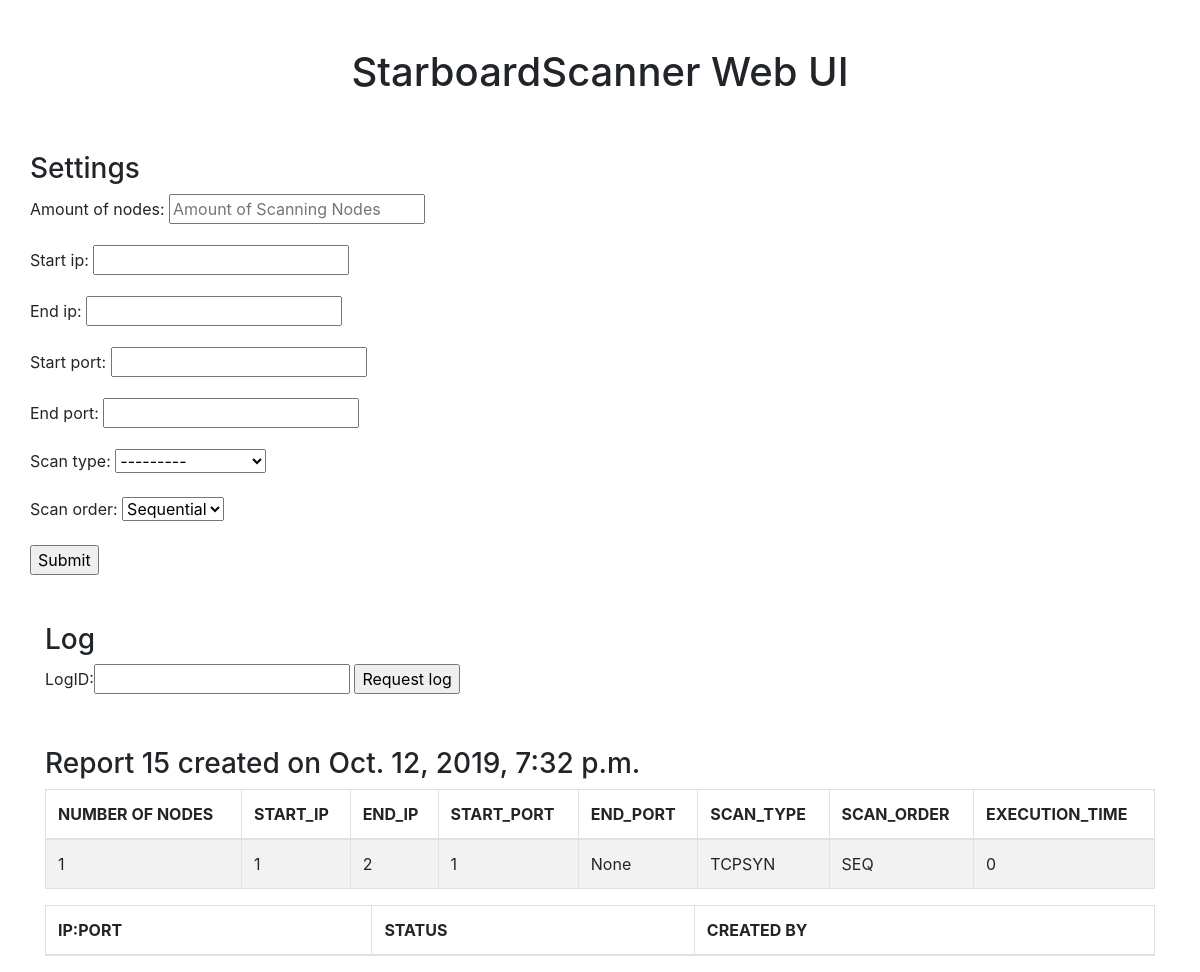
/sb/, run on an earlier commit of the app's database.
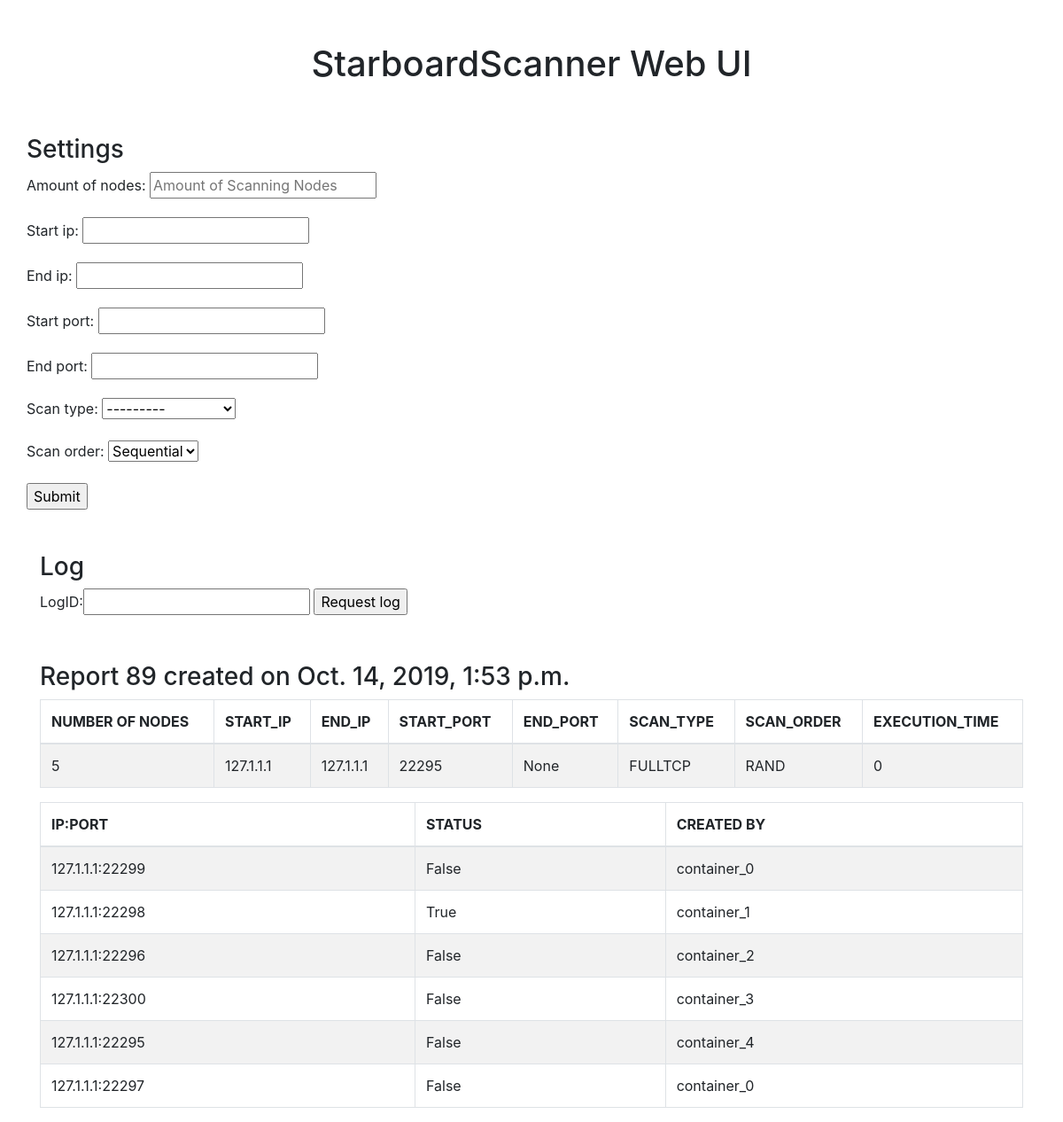
And on a later commit of the database.
### starboardscanner_app/models.py (models this page shows, shortened)
class Report(models.Model):
    SCAN_TYPE_CHOICES = (
        ('ALIVE', 'Is-Alive'),
        ('FULLTCP', 'Full TCP connect'),
        ('TCPSYN', 'TCP SYN'),
        ('TCPFIN', 'TCP FIN'),
    )
    SCAN_ORDER_CHOICES = (
        ('SEQ', 'Sequential'),
        ('RAND', 'Random'),
    )
    amount_of_nodes = models.IntegerField()
    start_ip = models.CharField(max_length=39)  # max length of ip6 address stored as string
    end_ip = models.CharField(max_length=39)  # max length of ip6 address stored as string
    start_port = models.IntegerField(null=True)
    end_port = models.IntegerField(null=True)
    date_created = models.DateTimeField(auto_now_add=True)
    scan_type = models.CharField(
        max_length=7,
        choices=SCAN_TYPE_CHOICES,
    )
    scan_order = models.CharField(
        max_length=4,
        choices=SCAN_ORDER_CHOICES,
        default='SEQ'
    )
    execution_time = models.IntegerField(default=0)

class Record(models.Model):
    ip_port = models.CharField(max_length=50)
    status = models.CharField(max_length=50)
    created_by = models.CharField(max_length=50)
    date_added = models.DateTimeField(auto_now_add=True)
    report_id = models.ForeignKey(Report, related_name='records', on_delete=models.CASCADE)

### starboardscanner_app/views.py (the view)
# urls.py: 2. Add a URL to urlpatterns:  path('', views.home, name='home')
@ensure_csrf_cookie
def home(request):
    if request.method == 'POST':
        if request.POST.get("request_log_btn"):
            form = LogForm(request.POST)
            if form.is_valid():
                print('requesting log')
                print(form.cleaned_data['logID'])
                if form.cleaned_data['logID'] > Report.objects.last().pk:
                    report_id = Report.objects.last().pk
                else:
                    report_id = form.cleaned_data['logID']
                context = {'report': Report.objects.get(pk=report_id), 'form_logID': LogForm(), 'form_input':ReportForm()}
                return render(request, 'starboardscanner_app/starboardscanner_app.html', context)
        elif request.POST.get("execute_job_btn"):
            form = ReportForm(request.POST)
            if form.is_valid():
                print("Submit button clicked")
                amount_of_nodes = form.cleaned_data['amount_of_nodes']
                start_ip = form.cleaned_data['start_ip']
                end_ip = form.cleaned_data['end_ip']
                start_port = form.cleaned_data['start_port']
                end_port = form.cleaned_data['end_port']
                scan_type = form.cleaned_data['scan_type']
                scan_order = form.cleaned_data['scan_order']
                current_report = Report(amount_of_nodes=amount_of_nodes, start_ip=start_ip, end_ip=end_ip,
                                        start_port=start_port,
                                        scan_type=scan_type, scan_order=scan_order)
                current_report.save()
                containers_dict_send = {}
                containers_dict_diff = {}
                os.chdir(os.path.abspath(os.path.dirname(__file__)))
                os.chdir('..')
                os.chdir('network')
                for i in range(amount_of_nodes):
                    containers_dict_send[f'container_{i}'] = 0
                    containers_dict_diff[f'container_{i}'] = 0
                job_list = []
                start_ip_end = [int(x) for x in map(str.strip, start_ip.split('.')) if x][-1]
                end_ip_end = [int(x) for x in map(str.strip, end_ip.split('.')) if x][-1]
                for ip in range(start_ip_end, end_ip_end + 1):
                    for port in range(start_port, end_port + 1):
                        curr_ip_port = start_ip[:-len(str(start_ip_end))] + str(ip) + ":" + str(port)
                        job_list.append(curr_ip_port)
                if scan_order is 'Random' or 'RAND':
                    print(scan_order)
                    random.shuffle(job_list)
                start_time_job = time.process_time()
                c=0
                for job in job_list:
                    for key, value in containers_dict_send.items():
                        received_cnt = Record.objects.filter(created_by=key).count()
                        containers_dict_diff[key] = containers_dict_send[key] - received_cnt
                    container = min(containers_dict_send, key=containers_dict_send.get)
                    containers_dict_send[container] += 1
                    job = {
                        'ip_port': job,
                        'scan_type': scan_type,
                        'report_id': Report.objects.last().pk,
                    }
                    print(job)
                    job_endpoint_of_flask_scanningnode = f'http://127.0.0.1:{30000+c%int(amount_of_nodes)}'
                    c+=1
                    res = requests.post(job_endpoint_of_flask_scanningnode, json=job)
                end_time_job = time.process_time()
                Report.objects.filter(pk=Report.objects.last().pk).update(execution_time=(end_time_job - start_time_job))
                context = {'report': Report.objects.last(), 'form_logID': LogForm(), 'form_input': ReportForm()}
                return render(request, 'starboardscanner_app/starboardscanner_app.html', context)
    else:
        print("rendering latest report")
        context = {'report': Report.objects.last(), 'form_logID': LogForm(),
                   'form_input': ReportForm()}
        return render(request, 'starboardscanner_app/starboardscanner_app.html', context)

### starboardscanner_app/forms.py
class LogForm(forms.Form):
    logID = forms.IntegerField(label='LogID')

class ReportForm(ModelForm):
    class Meta:
        model = Report
        fields = ['amount_of_nodes', 'start_ip', 'end_ip', 'start_port', 'end_port', 'scan_type', 'scan_order']
        widgets = {
            'amount_of_nodes': TextInput(attrs={'placeholder': 'Amount of Scanning Nodes'}),
        }

### starboardscanner_app/templates/starboardscanner_app/starboardscanner_app.html (shortened to what this page needs)
{% extends "starboardscanner_app/base.html" %}
{% block starboardscanner_dashboard %}
    <div class="container">
        <div class="row">
          <div class="col-lg-12 text-center">
            <h1 class="mt-5">StarboardScanner Web UI</h1>
          </div>
        </div>
    </div>
    <div class="container">
        <div class="row">
            <div class="col-xs-6">
                 <div class="container">
                     <div class="row">
                         <div>
                             <div>
                                 <h3 class="mt-5">Settings</h3>
                             </div>
                                <form action="#" method="post">
                                    {% for field in form_input %}
                                        <div class="fieldWrapper">
                                            <div class="form-group">
                                            {{ field.label_tag }} {{ field }}
                                            </div>
                                        </div>
                                    {% endfor %}
                                    <input name="execute_job_btn" type="submit" value="Submit">
                                </form>
                             </div>
                         </div>
                     </div>
                 </div>
            </div>
            <div class="col-xs-6">
                <div class="container">
                     <div class="row">
                         <div>
                             <div>
                            <h3 class="mt-5">Log</h3>
                        </div>
                        <div>
                            <form action="#" method="post">
                                {{ form_logID }}
                            <input name="request_log_btn" type="submit" value="Request log">
                            </form>
                        </div>
                         </div>
                     </div>
                </div>
                  <div>
                    <h3 class="mt-5">Report {{ report.id }} created on {{ report.date_created }}</h3>
                    <table class="table table-bordered table-striped">
                    <thead>
                        <tr>
                            <th scope="col">NUMBER OF NODES</th>
                            <th scope="col">START_IP</th>
                            <th scope="col">END_IP</th>
                            <th scope="col">START_PORT</th>
                            <th scope="col">END_PORT</th>
                            <th scope="col">SCAN_TYPE</th>
                            <th scope="col">SCAN_ORDER</th>
                            <th scope="col">EXECUTION_TIME</th>
                        </tr>
                    </thead>
                    <tbody>
                        <tr>
                             <td>{{report.amount_of_nodes}}</td>
                             <td>{{report.start_ip}}</td>
                             <td> {{report.end_ip}}</td>
                             <td>{{report.start_port}}</td>
                             <td>{{report.end_port}}</td>
                             <td>{{report.scan_type}}</td>
                             <td>{{report.scan_order}}</td>
                             <td>{{report.execution_time}}</td>
                        </tr>
                    </tbody>
                    </table>
                    <table class="table table-bordered table-striped">
                    <thead>
                        <tr>
                            <th scope="col">IP:PORT</th>
                            <th scope="col">STATUS</th>
                            <th scope="col">CREATED BY</th>
                        </tr>
                    </thead>
                    <tbody>
                    {% for record in report.records.all %}
                        <tr>
                            <td>{{ record.ip_port }}</td>
                            <td>{{ record.status }}</td>
                            <td>{{ record.created_by }}</td>
                        </tr>
                    {% endfor %}
                    </tbody>
                    </table>
                </div>
        </div>
    </div>
{% endblock starboardscanner_dashboard %}

### starboardscanner_app/templates/starboardscanner_app/base.html (shortened to what this page needs)
<!doctype html>
<html lang="en">
  <head>
    <link rel="stylesheet" href="https://maxcdn.bootstrapcdn.com/bootstrap/4.0.0/css/bootstrap.min.css">
</head>
<body>
    <div class="'container">
        {%  block starboardscanner_dashboard %} {% endblock %}
    </div>
  </body>
</html>

What changed in the data, as far as the page shows it:
no longer on this page (row unchanged): Report: id "15", date_created "Oct. 12, 2019, 7:32 p.m.", amount_of_nodes "1", start_ip "1", end_ip "2", start_port "1", end_port "None", scan_type "TCPSYN", scan_order "SEQ", execution_time "0"
added Report: id "89", date_created "Oct. 14, 2019, 1:53 p.m.", amount_of_nodes "5", start_ip "127.1.1.1", end_ip "127.1.1.1", start_port "22295", end_port "None", scan_type "FULLTCP", scan_order "RAND", execution_time "0"
added Record: ip_port "127.1.1.1:22299", status "False", created_by "container_0"
added Record: ip_port "127.1.1.1:22298", status "True", created_by "container_1"
added Record: ip_port "127.1.1.1:22296", status "False", created_by "container_2"
added Record: ip_port "127.1.1.1:22300", status "False", created_by "container_3"
added Record: ip_port "127.1.1.1:22295", status "False", created_by "container_4"
added Record: ip_port "127.1.1.1:22297", status "False", created_by "container_0"
